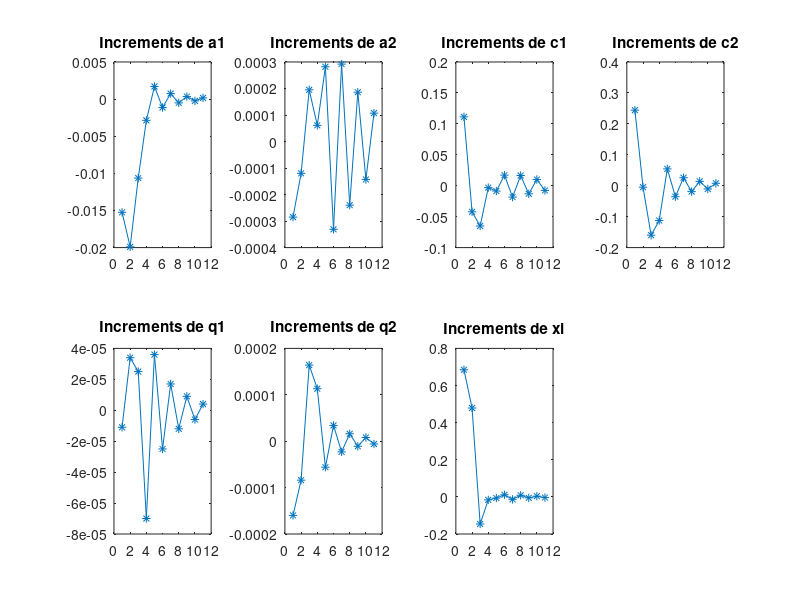

Write the MATLAB code that produced this figure.
clear
clf
A = [-0.015251 -0.000285 0.111285 0.244229 -0.000011 -0.000160 0.684883  ; -0.019896 -0.000120 -0.042170 -0.004720 0.000034 -0.000084 0.478778  ; -0.010638 0.000195 -0.065075 -0.159945 0.000025 0.000164 -0.146082  ; -0.002861 0.000061 -0.003057 -0.112472 -0.000070 0.000113 -0.016134  ; 0.001702 0.000282 -0.008595 0.054493 0.000036 -0.000056 -0.006391  ; -0.001128 -0.000331 0.017114 -0.035510 -0.000025 0.000034 0.011441  ; 0.000744 0.000292 -0.018366 0.025818 0.000017 -0.000023 -0.013229  ; -0.000509 -0.000240 0.016465 -0.019068 -0.000012 0.000016 0.008608  ; 0.000343 0.000186 -0.013104 0.014042 0.000009 -0.000011 -0.005317  ; -0.000239 -0.000143 0.010016 -0.010516 -0.000006 0.000008 0.003944  ; 0.000165 0.000107 -0.007652 0.007898 0.000004 -0.000006 -0.003532 ];
% Vecteur colonne du nombre d'itérations
N=length(A(:,1));
iterations=[1:N]';

% Tracé
titres=['Increments de a1';'Increments de a2';'Increments de c1';'Increments de c2';'Increments de q1';'Increments de q2';'Increments de xi'];
for i=1:7
	subplot(2,4,i)
	plot(iterations(1:end), A(1:end,i), '*-');
	title(titres(i,:));
end

